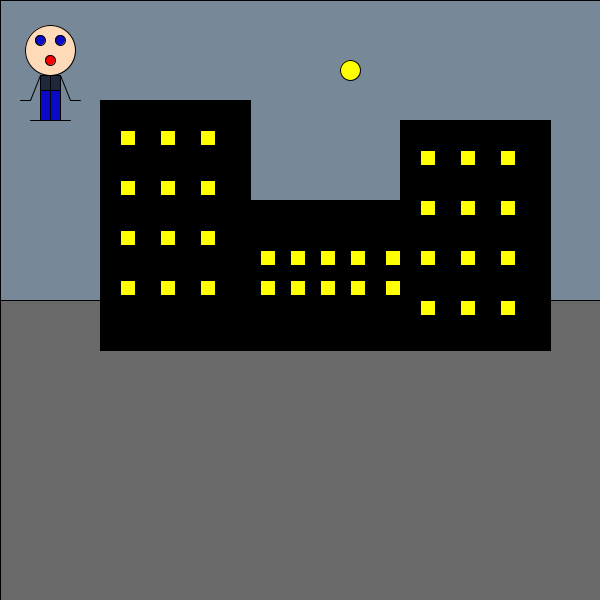
Frame 1 (no input)
Frame 60 (the mouse pressed at the canvas centre just before this capture): identical to frame 1, image omitted
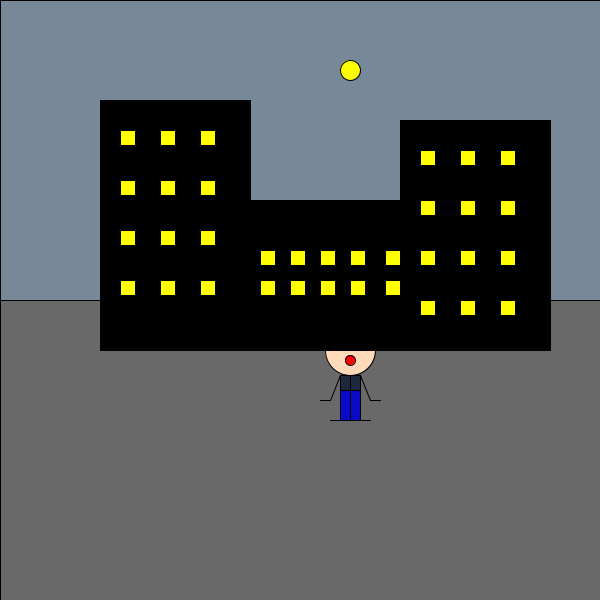
Frame 120 (the mouse held since frame 60 and released just before this capture)

The Processing sketch that drew these frames (run headless with seeded random() and noise(); from frame 60 on, the mouse is pressed at the canvas centre):

// Processing sketch: processing_21186
// ── processing_21186.pde

void setup(){
size(600,600);

}

void draw(){


pushMatrix();
 background(255);

//foreground
fill(105,105,105);
rect(0,0,width,height);

//horizon
fill(119,136,153);
rect(0,0,width,height/2);


//George
translate(mouseX,mouseY);
fill(255,218,185);
ellipse(40,40,5,5);
ellipse(50,50,50,50);
fill(10,10,200);
ellipse(40,40,1,1);
ellipse(40,40,10,10);
ellipse(60,40,10,10);
fill(255,0,0);
ellipse(50,60,10,10);
fill(30,40,60);
rect(40,75,20,20);
line(40,75,30,100);
fill(10,10,200);
rect(40,90,20,30);
line(60,75,70,100);
line(40,75,40,120);
line(60,75,60,120);
line(50,75,50,120);
line(80,100,70,100);
line(20,100,30,100);
line(40,120,60,120);
line(30,120,70,120);
fill(255,0,0);
popMatrix();


//moon
fill(255,255,0);  
ellipse(350,70,20,20);

//buildings
fill(0,0,0);
rect(400,120,150,150);
rect(400,200,150,150);
fill(255,255,0);
rect(420,250,15,15);
rect(420,200,15,15);
rect(420,150,15,15);
rect(420,300,15,15);
rect(460,300,15,15);
rect(460,250,15,15);
rect(460,150,15,15);
rect(460,200,15,15);
rect(500,250,15,15);
rect(500,200,15,15);
rect(500,150,15,15);
rect(500,300,15,15);

fill(0,0,0);
rect(250,200,150,150);
fill(255,255,0);
rect(260,250,15,15);
rect(290,250,15,15);
rect(320,250,15,15);
rect(350,250,15,15);
rect(385,250,15,15);
rect(260,280,15,15);
rect(290,280,15,15);
rect(350,280,15,15);
rect(385,280,15,15);
rect(320,280,15,15);

fill(0,0,0);
rect(100,100,150,150);
rect(100,200,150,150);
fill(255,255,0);
rect(120,130,15,15);
rect(160,130,15,15);
rect(200,130,15,15);
rect(120,180,15,15);
rect(160,180,15,15);
rect(200,180,15,15);
rect(200,230,15,15);
rect(120,230,15,15);
rect(160,230,15,15);
rect(120,280,15,15);
rect(160,280,15,15);
rect(200,280,15,15);


}
